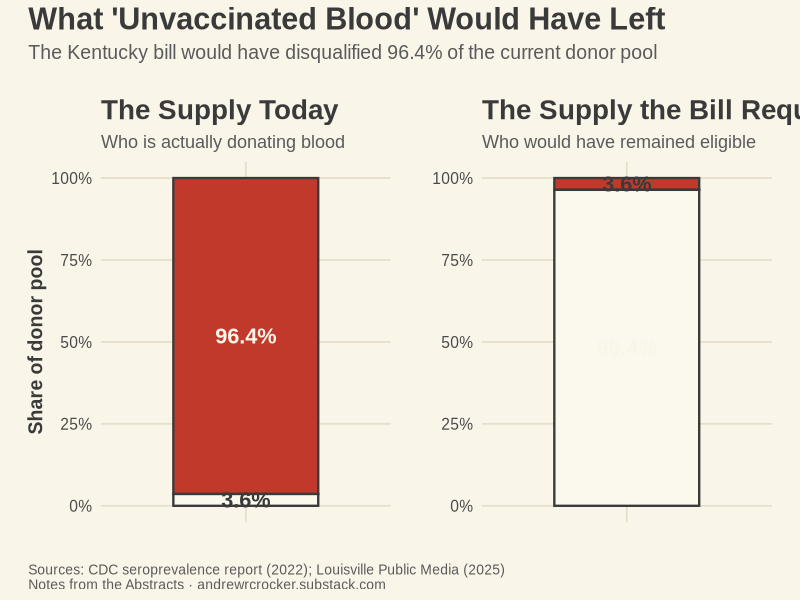

Recreate this plot in R.
# pure_blood_chart.R
# "Pure Blood" — Notes from the Abstracts
# Two-panel chart: current blood supply antibody composition vs.
# what the Kentucky bill would have required
# A. Rupert Crocker

library(ggplot2)
library(patchwork)
library(scales)

# ── Palette ──────────────────────────────────────────────────────────────────
cream      <- "#FAF5E9"
cream_panel <- "#FBF8EE"
red        <- "#C0392B"
blue       <- "#2471A3"
dark_text  <- "#3A3A3A"
mid_text   <- "#5A5A5A"
grid_color <- "#E6DECA"

# ── Theme ─────────────────────────────────────────────────────────────────────
theme_1950s <- function() {
  theme_minimal(base_family = "Arial", base_size = 14) +
    theme(
      plot.background   = element_rect(fill = cream, color = NA),
      panel.background  = element_rect(fill = cream, color = NA),
      panel.grid.major  = element_line(color = grid_color, linewidth = 0.6),
      panel.grid.minor  = element_blank(),
      axis.title        = element_text(face = "bold", color = dark_text),
      axis.text         = element_text(color = "#4A4A4A"),
      plot.title        = element_text(face = "bold", size = 20, color = dark_text),
      plot.subtitle     = element_text(size = 13, color = mid_text),
      plot.margin       = margin(15, 15, 15, 15),
      legend.position   = "none"
    )
}

# ── Data ──────────────────────────────────────────────────────────────────────
# Current supply: 96.4% of donors carry COVID-19 antibodies
# Source: CDC seroprevalence report, 2022 [Andrew to verify primary citation]
# Kentucky bill would have required blood negative for COVID-19 antibodies
# and synthetic mRNA — effectively inverting the eligible pool

current <- data.frame(
  category = c("Antibody-positive donors\n(96.4%)", "Antibody-negative donors\n(3.6%)"),
  pct      = c(96.4, 3.6),
  fill     = c(red, cream_panel)
)

required <- data.frame(
  category = c("Would remain eligible\n(3.6%)", "Would be disqualified\n(96.4%)"),
  pct      = c(3.6, 96.4),
  fill     = c(red, cream_panel)
)

# Force factor order so antibody-positive / eligible always plots first
current$category  <- factor(current$category,  levels = current$category)
required$category <- factor(required$category, levels = required$category)

# ── Panel A: Current supply ───────────────────────────────────────────────────
p_current <- ggplot(current, aes(x = "", y = pct, fill = category)) +
  geom_col(width = 0.6, color = dark_text, linewidth = 0.8) +
  geom_text(
    aes(label = paste0(pct, "%")),
    position = position_stack(vjust = 0.5),
    size     = 5.5,
    fontface = "bold",
    color    = c(cream, dark_text),
    family   = "Arial"
  ) +
  scale_fill_manual(values = setNames(current$fill, current$category)) +
  scale_y_continuous(labels = percent_format(scale = 1), limits = c(0, 100)) +
  labs(
    title    = "The Supply Today",
    subtitle = "Who is actually donating blood",
    x        = NULL,
    y        = "Share of donor pool"
  ) +
  theme_1950s() +
  theme(
    axis.text.x  = element_blank(),
    axis.ticks.x = element_blank()
  )

# ── Panel B: What the Kentucky bill required ──────────────────────────────────
p_required <- ggplot(required, aes(x = "", y = pct, fill = category)) +
  geom_col(width = 0.6, color = dark_text, linewidth = 0.8) +
  geom_text(
    aes(label = paste0(pct, "%")),
    position = position_stack(vjust = 0.5),
    size     = 5.5,
    fontface = "bold",
    color    = c(dark_text, cream),
    family   = "Arial"
  ) +
  scale_fill_manual(values = setNames(required$fill, required$category)) +
  scale_y_continuous(labels = percent_format(scale = 1), limits = c(0, 100)) +
  labs(
    title    = "The Supply the Bill Required",
    subtitle = "Who would have remained eligible",
    x        = NULL,
    y        = NULL
  ) +
  theme_1950s() +
  theme(
    axis.text.x  = element_blank(),
    axis.ticks.x = element_blank()
  )

# ── Combined layout ───────────────────────────────────────────────────────────
combined <- p_current + p_required +
  plot_annotation(
    title    = "What 'Unvaccinated Blood' Would Have Left",
    subtitle = "The Kentucky bill would have disqualified 96.4% of the current donor pool",
    caption  = "Sources: CDC seroprevalence report (2022); Louisville Public Media (2025)\nNotes from the Abstracts · andrewrcrocker.substack.com",
    theme    = theme(
      plot.background = element_rect(fill = cream, color = NA),
      plot.title      = element_text(
        face   = "bold",
        size   = 22,
        color  = dark_text,
        family = "Arial",
        margin = margin(b = 6)
      ),
      plot.subtitle = element_text(
        size   = 14,
        color  = mid_text,
        family = "Arial",
        margin = margin(b = 12)
      ),
      plot.caption = element_text(
        size   = 10,
        color  = mid_text,
        family = "Arial",
        hjust  = 0,
        margin = margin(t = 12)
      )
    )
  )

# ── Save ──────────────────────────────────────────────────────────────────────
ggsave(
  filename = "pure_blood_chart.png",
  plot     = combined,
  width    = 1456 / 96,
  height   = 900  / 96,
  dpi      = 96,
  bg       = cream
)

message("Chart saved: pure_blood_chart.png")
